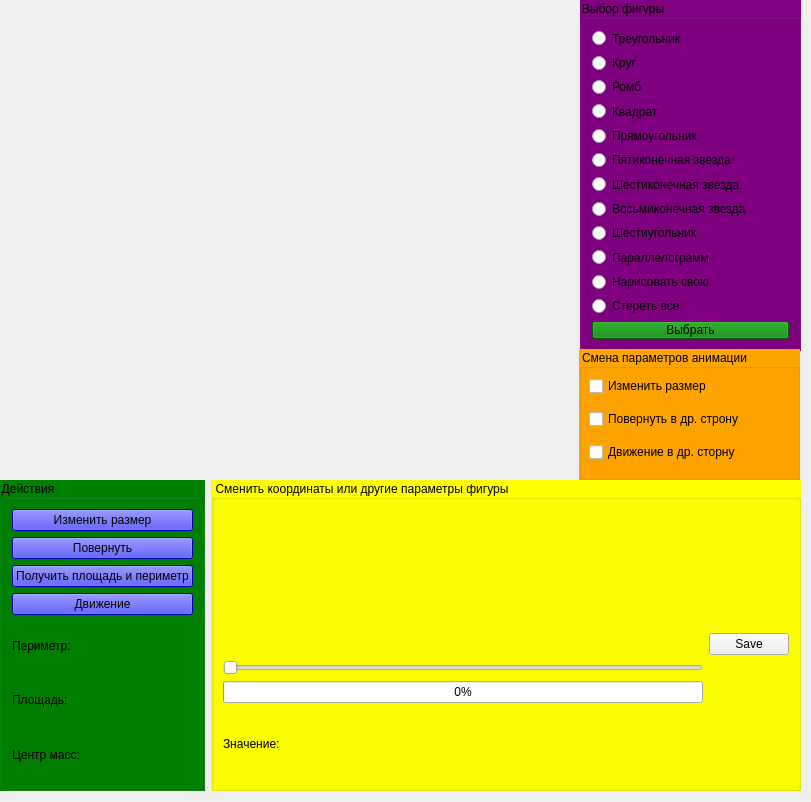
<?xml version="1.0" encoding="UTF-8"?>
<ui version="4.0">
 <class>MainWindow</class>
 <widget class="QMainWindow" name="MainWindow">
  <property name="geometry">
   <rect>
    <x>0</x>
    <y>0</y>
    <width>811</width>
    <height>802</height>
   </rect>
  </property>
  <property name="windowTitle">
   <string>MainWindow</string>
  </property>
  <property name="styleSheet">
   <string notr="true"/>
  </property>
  <widget class="QWidget" name="centralwidget">
   <widget class="QGroupBox" name="groupBox_3">
    <property name="geometry">
     <rect>
      <x>580</x>
      <y>0</y>
      <width>221</width>
      <height>351</height>
     </rect>
    </property>
    <property name="styleSheet">
     <string notr="true">QGroupBox {
background-color: purple;
}</string>
    </property>
    <property name="title">
     <string>Выбор фигуры</string>
    </property>
    <layout class="QVBoxLayout" name="verticalLayout_5">
     <item>
      <widget class="QRadioButton" name="bntTriangle">
       <property name="text">
        <string>Треугольник</string>
       </property>
      </widget>
     </item>
     <item>
      <widget class="QRadioButton" name="bntCircle">
       <property name="text">
        <string>Круг</string>
       </property>
      </widget>
     </item>
     <item>
      <widget class="QRadioButton" name="bntRhombus">
       <property name="text">
        <string>Ромб</string>
       </property>
      </widget>
     </item>
     <item>
      <widget class="QRadioButton" name="bntSquare">
       <property name="text">
        <string>Квадрат</string>
       </property>
      </widget>
     </item>
     <item>
      <widget class="QRadioButton" name="bntRect">
       <property name="text">
        <string>Прямоугольник</string>
       </property>
      </widget>
     </item>
     <item>
      <widget class="QRadioButton" name="bntStar5">
       <property name="text">
        <string>Пятиконечная звезда</string>
       </property>
      </widget>
     </item>
     <item>
      <widget class="QRadioButton" name="bntStar6">
       <property name="text">
        <string>Шестиконечная звезда</string>
       </property>
      </widget>
     </item>
     <item>
      <widget class="QRadioButton" name="bntStar8">
       <property name="text">
        <string>Восьмиконечная звезда</string>
       </property>
      </widget>
     </item>
     <item>
      <widget class="QRadioButton" name="bntHexagon">
       <property name="text">
        <string>Шестиугольник</string>
       </property>
      </widget>
     </item>
     <item>
      <widget class="QRadioButton" name="bntMy">
       <property name="text">
        <string>Параллелограмм</string>
       </property>
      </widget>
     </item>
     <item>
      <widget class="QRadioButton" name="bntdrawMY">
       <property name="text">
        <string>Нарисовать свою</string>
       </property>
      </widget>
     </item>
     <item>
      <widget class="QRadioButton" name="bntDelete">
       <property name="text">
        <string>Стереть все</string>
       </property>
      </widget>
     </item>
     <item>
      <widget class="QPushButton" name="bntsaveok">
       <property name="styleSheet">
        <string notr="true">QPushButton {
background-color: green;
}</string>
       </property>
       <property name="text">
        <string>Выбрать</string>
       </property>
      </widget>
     </item>
    </layout>
   </widget>
   <widget class="QWidget" name="layoutWidget">
    <property name="geometry">
     <rect>
      <x>0</x>
      <y>480</y>
      <width>801</width>
      <height>311</height>
     </rect>
    </property>
    <layout class="QHBoxLayout" name="horizontalLayout_3">
     <item>
      <widget class="QGroupBox" name="groupBox">
       <property name="styleSheet">
        <string notr="true">QGroupBox {
background-color: green;
}</string>
       </property>
       <property name="title">
        <string>Действия</string>
       </property>
       <layout class="QVBoxLayout" name="verticalLayout_4">
        <item>
         <layout class="QVBoxLayout" name="verticalLayout_2">
          <item>
           <layout class="QVBoxLayout" name="verticalLayout">
            <item>
             <widget class="QPushButton" name="bntResize">
              <property name="styleSheet">
               <string notr="true">QPushButton {
background-color: blue;
}</string>
              </property>
              <property name="text">
               <string>Изменить размер</string>
              </property>
             </widget>
            </item>
            <item>
             <widget class="QPushButton" name="bntNewAngle">
              <property name="styleSheet">
               <string notr="true">QPushButton {
background-color: blue;
}</string>
              </property>
              <property name="text">
               <string>Повернуть</string>
              </property>
             </widget>
            </item>
            <item>
             <widget class="QPushButton" name="bntSandP">
              <property name="styleSheet">
               <string notr="true">QPushButton {
background-color: blue;
}</string>
              </property>
              <property name="text">
               <string>Получить площадь и периметр</string>
              </property>
             </widget>
            </item>
           </layout>
          </item>
          <item>
           <widget class="QPushButton" name="bntMovement">
            <property name="styleSheet">
             <string notr="true">QPushButton {
background-color: blue;
}</string>
            </property>
            <property name="text">
             <string>Движение</string>
            </property>
           </widget>
          </item>
          <item>
           <widget class="QLabel" name="txtPerimeter">
            <property name="text">
             <string>Периметр: </string>
            </property>
           </widget>
          </item>
          <item>
           <widget class="QLabel" name="txtSquare">
            <property name="text">
             <string>Площадь: </string>
            </property>
           </widget>
          </item>
          <item>
           <widget class="QLabel" name="txtCenter">
            <property name="text">
             <string>Центр масс: </string>
            </property>
           </widget>
          </item>
         </layout>
        </item>
       </layout>
      </widget>
     </item>
     <item>
      <widget class="QGroupBox" name="groupBox_2">
       <property name="styleSheet">
        <string notr="true">QGroupBox {
background-color: yellow;
}</string>
       </property>
       <property name="title">
        <string>Сменить координаты или другие параметры фигуры</string>
       </property>
       <layout class="QHBoxLayout" name="horizontalLayout_2">
        <item>
         <layout class="QHBoxLayout" name="horizontalLayout">
          <item>
           <layout class="QVBoxLayout" name="verticalLayout_3">
            <item>
             <widget class="QLabel" name="label">
              <property name="text">
               <string/>
              </property>
             </widget>
            </item>
            <item>
             <widget class="QLabel" name="lblX">
              <property name="text">
               <string/>
              </property>
             </widget>
            </item>
            <item>
             <widget class="QSlider" name="horizontalSlider">
              <property name="maximum">
               <number>300</number>
              </property>
              <property name="orientation">
               <enum>Qt::Horizontal</enum>
              </property>
             </widget>
            </item>
            <item>
             <widget class="QProgressBar" name="progressBar">
              <property name="maximum">
               <number>300</number>
              </property>
              <property name="value">
               <number>0</number>
              </property>
             </widget>
            </item>
            <item>
             <widget class="QLabel" name="znachlbl">
              <property name="text">
               <string>Значение: </string>
              </property>
             </widget>
            </item>
           </layout>
          </item>
          <item>
           <widget class="QPushButton" name="bntSave">
            <property name="text">
             <string>Save</string>
            </property>
           </widget>
          </item>
         </layout>
        </item>
       </layout>
      </widget>
     </item>
    </layout>
   </widget>
   <widget class="QGroupBox" name="groupBox_4">
    <property name="geometry">
     <rect>
      <x>579</x>
      <y>349</y>
      <width>221</width>
      <height>131</height>
     </rect>
    </property>
    <property name="styleSheet">
     <string notr="true">QGroupBox {
background-color: orange;
}</string>
    </property>
    <property name="title">
     <string>Смена параметров анимации</string>
    </property>
    <widget class="QWidget" name="layoutWidget">
     <property name="geometry">
      <rect>
       <x>10</x>
       <y>20</y>
       <width>252</width>
       <height>101</height>
      </rect>
     </property>
     <layout class="QVBoxLayout" name="verticalLayout_6">
      <item>
       <widget class="QCheckBox" name="checkBox">
        <property name="text">
         <string>Изменить размер</string>
        </property>
       </widget>
      </item>
      <item>
       <widget class="QCheckBox" name="checkBox_2">
        <property name="text">
         <string>Повернуть в др. строну</string>
        </property>
       </widget>
      </item>
      <item>
       <widget class="QCheckBox" name="checkBox_3">
        <property name="text">
         <string>Движение в др. сторну</string>
        </property>
       </widget>
      </item>
     </layout>
    </widget>
   </widget>
  </widget>
 </widget>
 <resources/>
 <connections>
  <connection>
   <sender>horizontalSlider</sender>
   <signal>valueChanged(int)</signal>
   <receiver>progressBar</receiver>
   <slot>setValue(int)</slot>
   <hints>
    <hint type="sourcelabel">
     <x>527</x>
     <y>510</y>
    </hint>
    <hint type="destinationlabel">
     <x>530</x>
     <y>537</y>
    </hint>
   </hints>
  </connection>
 </connections>
</ui>
